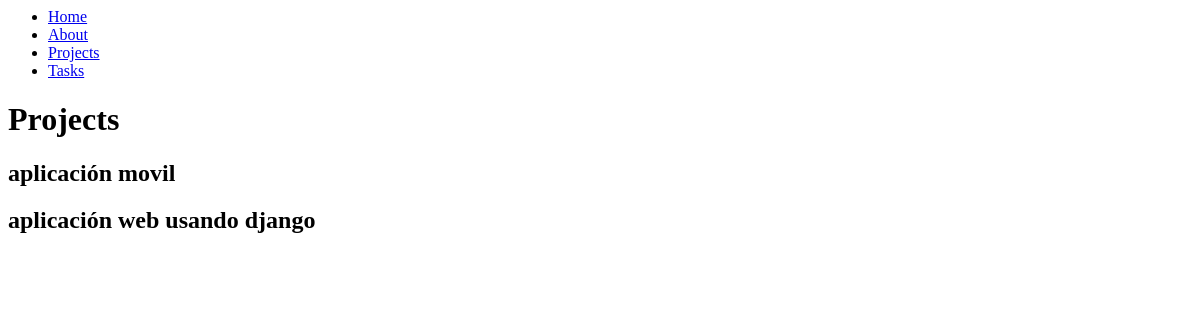
The app's page /projects/, older data.
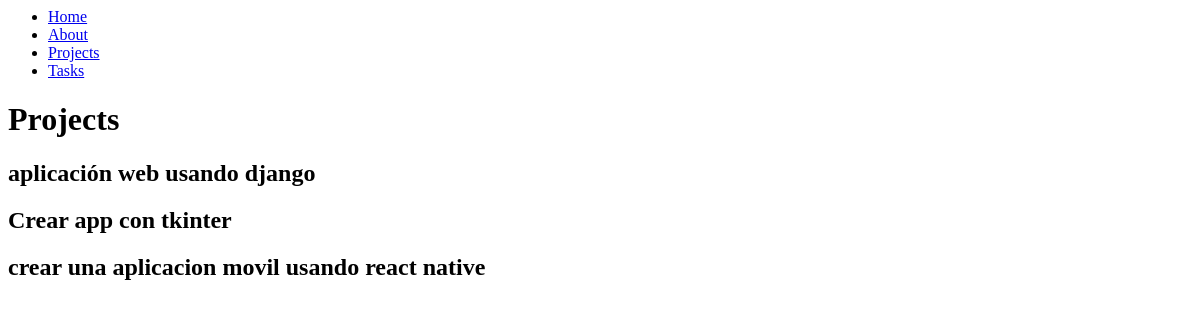
The same page, newer data.
### myapp/models.py (models this page shows, shortened)
class Project(models.Model):
    name = models.CharField(max_length=200)

### myapp/views.py (the view)
# urls.py: path('projects/', views.projects),
def projects(request):
    projects = Project.objects.all()
    return render(request, 'projects.html', {
        'projects': projects
    })

### myapp/templates/projects.html
{% extends 'layouts/base.html' %}
{% block content %}
<h1>Projects</h1>
{% for project in projects %}
<article>
    <h1>{{project.name}}</h1>
</article>
{% endfor %}
{% endblock%}

Row changes from the older to the newer data that the page shows:
removed Project: name "aplicación movil"
added Project: name "Crear app con tkinter"
added Project: name "crear una aplicacion movil usando react native"
